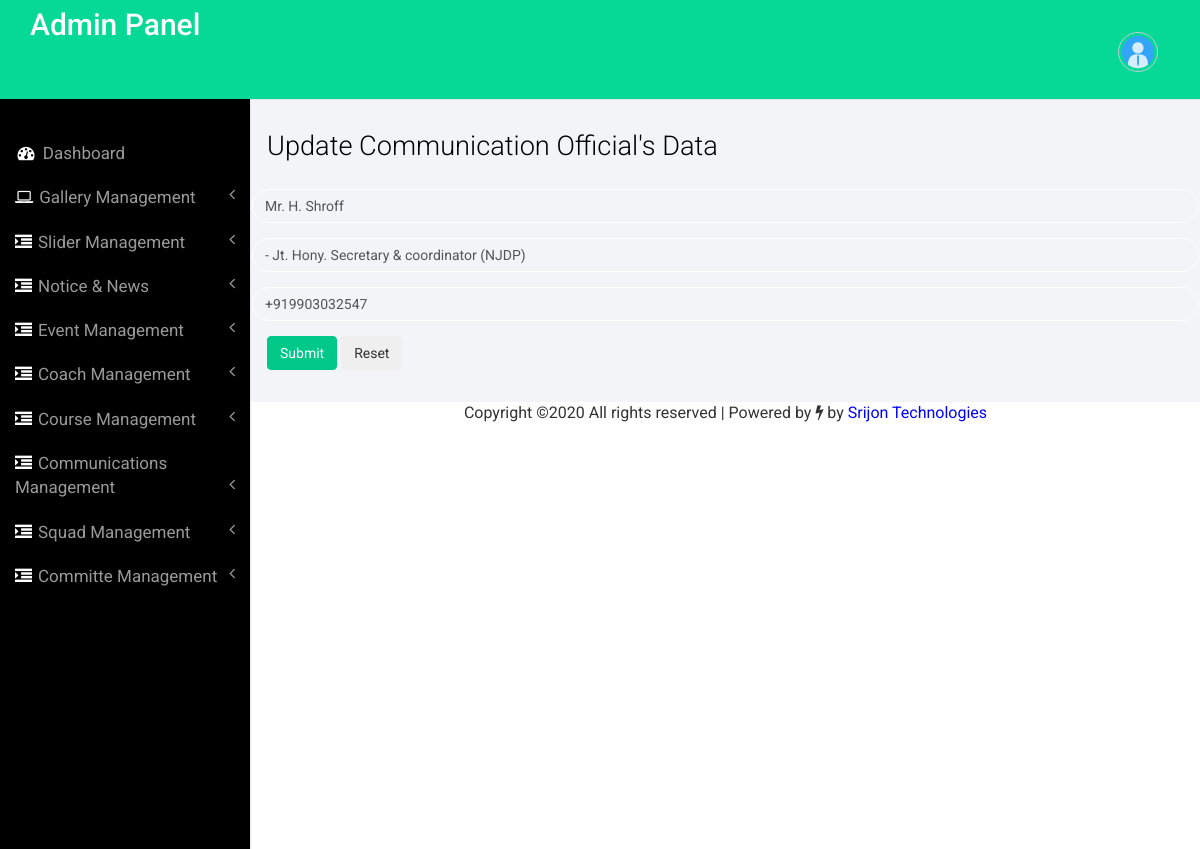
Screenshot of /admin/update_comms.php?coid=1 (signed in) with the database file from the repository.
### tables this page shows
CREATE TABLE `tbl_comms` (
  `Id` int(11) NOT NULL,
  `name` text NOT NULL,
  `post` varchar(255) NOT NULL,
  `number` varchar(20) NOT NULL
);

### admin/update_comms.php (the view, shortened to what this page needs)
<?php
include('includes/config.php');
if(strlen($_SESSION['alogin'])==0)
    {
header('location:dashboard.php');
}
else{
?>
<!DOCTYPE HTML>
<html>
<head>
    <link href="css/bootstrap.min.css" rel='stylesheet' type='text/css' />
    <link href="css/style.css" rel='stylesheet' type='text/css' />
    <link href="css/font-awesome.css" rel="stylesheet">
</head>
<body>
    <div id="wrapper">
        <nav class="top1 navbar navbar-default navbar-static-top" role="navigation" style="margin-bottom: 0">
            <?php include('includes/sidebar.php'); ?>
        </nav>
        <div id="page-wrapper">
            <div class="graphs">
                <div class="xs">
                    <h3>Update Communication Official's Data</h3>
                    <div class="tab-content">
                        <div class="tab-pane active" id="horizontal-form">
                            <?php
$coid=intval($_GET['coid']);
$sql = "SELECT * from tbl_comms where Id=:coid";
$query = $dbh -> prepare($sql);
$query -> bindParam(':coid', $coid, PDO::PARAM_STR);
$query->execute();
$results=$query->fetchAll(PDO::FETCH_OBJ);
if($query->rowCount() > 0)
{
foreach($results as $result)
{
?>
                            <form class="form-horizontal" name="coach" method="post" enctype="multipart/form-data">
                                <div class="form-group">
                                    <input type="text" class="form-control" name="name" id="name"
                                        value="<?php echo $result->name; ?>">
                                </div>
                                <div class="form-group">
                                    <input type="varchar" class="form-control" name="post" id="post"
                                        value="<?php echo $result->post; ?>">
                                </div>
                                <div class="form-group">
                                    <input type="varchar" class="form-control" name="number" id="number"
                                        value="<?php echo $result->number; ?>">
                                </div>
<?php
}
}
?>
                                <button type="submit" name="submit" class="btn btn-primary">Submit</button>
                                <button type="reset" class="btn-inverse btn">Reset</button>
                            </form>
                        </div>
                    </div>
                </div>
            </div>
            <?php include('includes/copyright.php') ?>
        </div>
    </div>
    <link href="css/custom.css" rel="stylesheet">
</body>
</html>
<?php }
    ?>

### admin/css/style.css (style rules this page uses)
.navbar { min-height: 100px; }
h4, h5, h6, h1, h2, h3 { margin-top: 0; }
html, body { font-family: 'Roboto', sans-serif; font-size: 100%; background:#000; overflow-x: hidden; }
.but_list, .tab-content { margin:1.5em 0 0 0; }
nav.top1.navbar.navbar-default.navbar-static-top { background-color:rgb(6, 217, 149); font-family: 'Roboto', sans-serif; }
.form-control { background: none !important; border: 1px solid #fff !important; border-radius: 20px !important; box-shadow: none !important; }
.graphs { padding: 2em 1em; background: #f2f4f8; font-family: 'Roboto', sans-serif; }
.xs h3, .widget_head { color:#000; font-size:1.7em; font-weight:300; margin-bottom: 1em; }
.tab-content > .active { display: block; visibility: visible; }
.btn-primary { background-color: rgb(0, 200, 135) !important; border-color: rgb(0, 200, 135) !important; color: #fff; }

### admin/css/custom.css (style rules this page uses)
#wrapper { width: 100%; }
#page-wrapper { min-height: 568px; background-color: #fff; }
@media (min-width:768px) { #page-wrapper { position: inherit; margin: 0 0 0 250px; border-left: 1px solid #e7e7e7; } }

### rows the page displays
tbl_comms: name "Mr. H. Shroff", post "- Jt. Hony. Secretary & coordinator (NJDP)", number "+919903032547"
